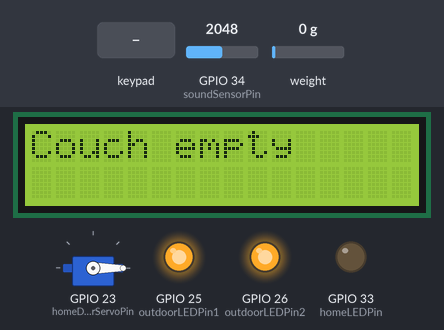
The program below on a simulated ESP32. Parts: 16×2 character LCD, servo, output pins drawn as LEDs (lit = HIGH). Inputs (shaded band) come from the test bench; at power-on: weight on the scale 0 g, GPIO 34 (soundSensorPin) = 2048. WiFi joins after 1.5 s; servers stay silent unless stated; no MQTT or app messages arrive unless stated; what the program prints to the serial monitor is not drawn.

Above: at 3.7 s.
3.8 s: key '*' pressed
At 4.7 s:
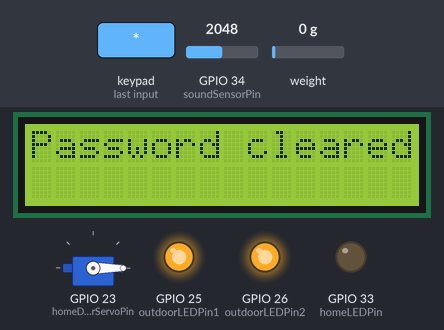
7.1 s: keypad keys 1 2 3 4 5 6 7 8 pressed 0.448 s apart
At 7.43 s:
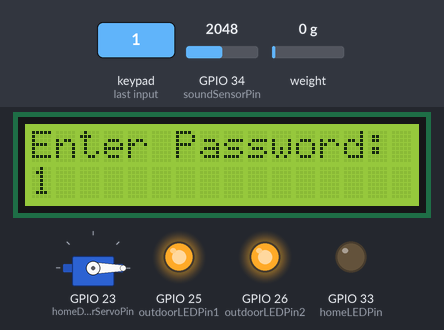
14.0 s: weight on the scale set to 100 g
At 15.7 s:
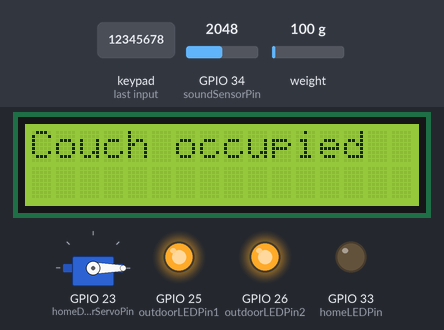
17.3 s: key 'B' pressed
20.6 s: key '#' pressed
23.9 s: key 'A' pressed
At 26.17 s:
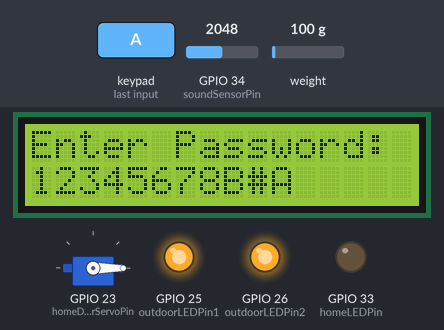
Timing chart, 0 to 27.7 s (numbered marks = the images above; inputs shaded):
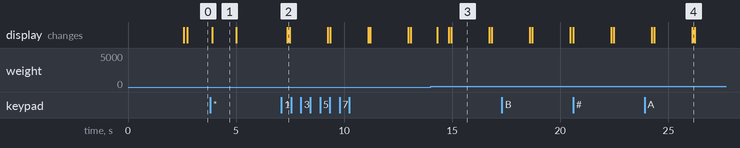

Measured:
- after the input at 3.8 s, the display: changes after 0.10 s (image 1)
- after the input at 7.1 s, the display: changes after 0.28 s (image 2)
- after the input at 14.0 s, the display: changes after 0.32 s (image 3)
- after the input at 23.9 s, the display: first differs from a run without the input after 2.2 s (image 4)
- what the display in image 1 shows lasts 1.1 s, from 3.9 s to 5.0 s
- what the display in image 3 shows lasts 1.7 s, from 15.0 s to 16.7 s

The program:

main.cpp
```cpp
#include <WiFi.h>
#include <Wire.h>
#include <LiquidCrystal_I2C.h>
#include <HX711.h>             // Library for the HX711 load cell amplifier
#include <Keypad.h>
#include <ESP32Servo.h>
#include <PubSubClient.h>
#include <WiFiClientSecure.h>
// Wi-Fi credentials
const char *ssid = "Redmi Note 9S"; // Your Wi-Fi SSID
const char *password = "12345678";  // Your Wi-Fi password

// MQTT broker settings
const char *mqtt_server = "d69e4464fa1a44a6986ccecfb6183926.s1.eu.hivemq.cloud"; // MQTT broker URL
const int mqtt_port = 8883;                                                      // MQTT broker port
const char *mqtt_user = "hivemq.webclient.1723383548512";                        // MQTT username
const char *mqtt_pass = "7u!6>?4fG,X5BizvNYtL";                                  // MQTT password

// GPIO pins for components
const int homeDoorServoPin = 23;  // GPIO pin connected to the home door servo
const int homeLEDPin = 33;        // GPIO pin connected to the home LED
const int outdoorLEDPin1 = 25;    // GPIO pin connected to the first outdoor LED
const int outdoorLEDPin2 = 26;    // GPIO pin connected to the second outdoor LED
const int LOADCELL_DOUT_PIN = 18; // Data pin for the load cell
const int LOADCELL_SCK_PIN = 19;  // Clock pin for the load cell
const int soundSensorPin = 34;    // Analog pin connected to the sound sensor

// Keypad setup
const byte ROWS = 4;      // Number of rows in the keypad
const byte COLS = 4;      // Number of columns in the keypad
char keys[ROWS][COLS] = { // Keymap of the keypad
    {'1', '2', '3', 'A'},
    {'4', '5', '6', 'B'},
    {'7', '8', '9', 'C'},
    {'*', '0', '#', 'D'}};
byte rowPins[ROWS] = {27, 12, 13, 14};                                  // GPIO pins connected to the rows of the keypad
byte colPins[COLS] = {5, 2, 15, 4};                                     // GPIO pins connected to the columns of the keypad
Keypad keypad = Keypad(makeKeymap(keys), rowPins, colPins, ROWS, COLS); // Initializing the keypad

// HX711 and LCD initialization
HX711 scale;                        // Creating an object for the HX711 load cell amplifier
LiquidCrystal_I2C lcd(0x27, 16, 2); // Creating an object for the LCD with I2C address 0x27 and 16x2 size
Servo homeDoorServo;                // Creating an object for the home door servo motor

// Wi-Fi and MQTT clients
WiFiClientSecure espClient;     // Creating a secure Wi-Fi client
PubSubClient client(espClient); // Creating an MQTT client

// Threshold and password
const float weightThreshold = 0.0; // Example threshold value in grams for the load cell
String password1 = "C";            // Password for keypad access
String enteredPassword = "";       // String to store entered password

// MQTT topics
const char *homeDoorStatusTopic = "home/door/status";          // MQTT topic for home door status
const char *homeLEDStatusTopic = "home/led/status";            // MQTT topic for home LED status
const char *outdoorLEDStatusTopic = "home/outdoor_led/status"; // MQTT topic for outdoor LED status

// Variables for sound sensor
int soundSensorValue = 0;     // Variable to store sound sensor readings
bool homeLightStatus = false; // Tracks the state of the home light

// Function to connect to Wi-Fi
void setup_wifi()
{
  delay(10);
  Serial.print("Connecting to ");
  Serial.println(ssid);

  WiFi.begin(ssid, password); // Start Wi-Fi connection

  while (WiFi.status() != WL_CONNECTED) // Wait until connected
  {
    delay(500);
    Serial.print(".");
  }

  Serial.println("");
  Serial.println("WiFi connected");
  Serial.println("IP address: ");
  Serial.println(WiFi.localIP()); // Print the IP address
}

// Function to handle incoming MQTT messages
void callback(char *topic, byte *payload, unsigned int length)
{
  String messageTemp;
  for (int i = 0; i < length; i++)
  {
    messageTemp += (char)payload[i]; // Convert payload to a string
  }

  // Handle specific topics
  if (String(topic) == homeDoorStatusTopic)
  {
    if (messageTemp == "open")
    {
      homeDoorServo.write(90); // Open home door
    }
    else if (messageTemp == "close")
    {
      homeDoorServo.write(0); // Close home door
    }
  }
  else if (String(topic) == homeLEDStatusTopic)
  {
    if (messageTemp == "on")
    {
      homeLightStatus = true;
      digitalWrite(homeLEDPin, HIGH);    // Turn on home LED
      digitalWrite(outdoorLEDPin1, LOW); // Turn off outdoor LED 1
      digitalWrite(outdoorLEDPin2, LOW); // Turn off outdoor LED 2
    }
    else if (messageTemp == "off")
    {
      homeLightStatus = false;
      digitalWrite(homeLEDPin, LOW);      // Turn off home LED
      digitalWrite(outdoorLEDPin1, HIGH); // Turn on outdoor LED 1
      digitalWrite(outdoorLEDPin2, HIGH); // Turn on outdoor LED 2
    }
  }
}

// Function to reconnect to MQTT if disconnected
void reconnect()
{
  while (!client.connected())
  {
    Serial.print("Attempting MQTT connection...");
    if (client.connect("ESP32_Client_2", mqtt_user, mqtt_pass))
    {
      Serial.println("connected");
      client.subscribe(homeDoorStatusTopic); // Subscribe to home door status topic
      client.subscribe(homeLEDStatusTopic);  // Subscribe to home LED status topic
    }
    else
    {
      Serial.print("failed, rc=");
      Serial.print(client.state());
      Serial.println(" try again in 5 seconds");
      delay(5000); // Wait before retrying
    }
  }
}

void setup()
{
  Serial.begin(115200); // Initialize serial communication for debugging

  // Initialize Wi-Fi
  setup_wifi();

  // Initialize HX711 (load cell)
  scale.begin(LOADCELL_DOUT_PIN, LOADCELL_SCK_PIN); // Start the load cell
  scale.set_scale();                                // Set scale factor to default
  scale.tare();                                     // Tare the scale

  // Initialize LCD
  lcd.init();      // Initialize the LCD
  lcd.backlight(); // Turn on the backlight
  lcd.clear();     // Clear the LCD screen

  // Attach the servo motor
  homeDoorServo.attach(homeDoorServoPin); // Attach the servo to the specified pin
  homeDoorServo.write(0);                 // Keep the door closed initially

  // Setup pin modes
  pinMode(homeLEDPin, OUTPUT);        // Set the home LED pin as an output
  pinMode(outdoorLEDPin1, OUTPUT);    // Set the outdoor LED 1 pin as an output
  pinMode(outdoorLEDPin2, OUTPUT);    // Set the outdoor LED 2 pin as an output
  digitalWrite(homeLEDPin, LOW);      // Start with the home LED off
  digitalWrite(outdoorLEDPin1, HIGH); // Start with outdoor LED 1 on
  digitalWrite(outdoorLEDPin2, HIGH); // Start with outdoor LED 2 on

  // Initialize the sound sensor pin
  pinMode(soundSensorPin, INPUT); // Set the sound sensor pin as an input

  // Initialize MQTT
  client.setServer(mqtt_server, mqtt_port); // Set the MQTT broker
  client.setCallback(callback);             // Set the MQTT callback function

  // Setup SSL connection
  espClient.setInsecure(); // Use an insecure connection (no verification of SSL/TLS certificates)
}

void loop()
{
  if (!client.connected()) // Reconnect to MQTT if disconnected
  {
    reconnect();
  }
  client.loop(); // Maintain the connection to the MQTT broker

  // Handle weight sensor (load cell)
  float weight = scale.get_units(); // Get the weight in grams
  if (weight < 0)
  {
    weight = weight * -1; // Convert negative weight to positive (if necessary)
  }
  Serial.print("Weight: ");
  Serial.println(weight);

  // Display couch status based on weight
  lcd.clear();
  lcd.setCursor(0, 0);

  if (weight > weightThreshold) // Check if the weight exceeds the threshold
  {
    lcd.print("Couch occupied");
    client.publish("home/couch/status", "occupied"); // Publish to MQTT topic
  }
  else
  {
    lcd.print("Couch empty");
    client.publish("home/couch/status", "empty"); // Publish to MQTT topic
  }

  // Handle sound sensor
  soundSensorValue = analogRead(soundSensorPin); // Read the sound sensor value
  Serial.print("Sound Level: ");
  Serial.println(soundSensorValue);

  // Check for sound levels (use as needed for additional functionality)

  delay(500); // Small delay to avoid rapid MQTT publishing

  // Handle keypad input
  char key = keypad.getKey();
  if (key)
  {
    Serial.println(key);
    enteredPassword += key; // Add key to the entered password
    lcd.clear();
    lcd.print("Enter Password:");
    lcd.setCursor(0, 1);
    lcd.print(enteredPassword);

    // If correct password entered
    if (enteredPassword == password1)
    {
      lcd.clear();
      lcd.print("Welcome!");
      client.publish("home/keypad/access", "granted"); // Publish to MQTT topic
      delay(2000);
      enteredPassword = ""; // Reset the entered password after success
    }
    // If '*' is pressed, clear the entered password
    else if (key == '*')
    {
      enteredPassword = ""; // Reset the entered password
      lcd.clear();
      lcd.print("Password cleared");
      delay(1000);
    }
  }
}
```
